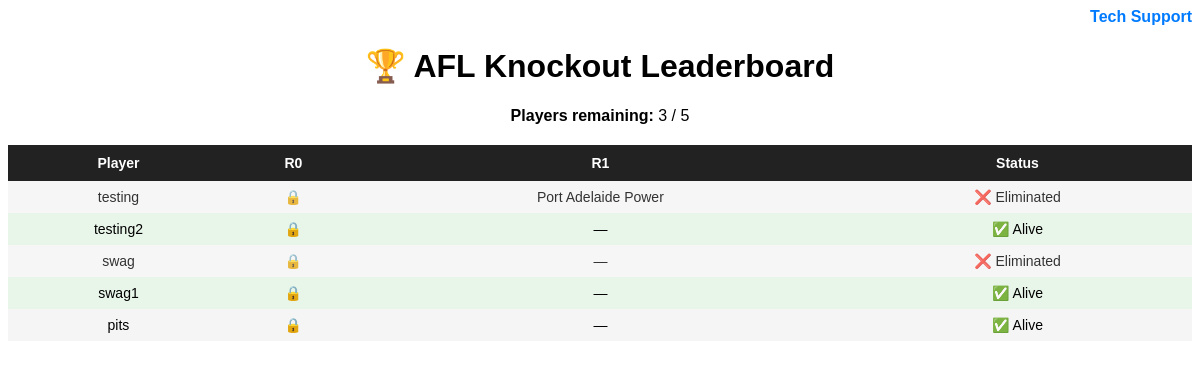
The app's page /leaderboard/ (signed in), older data.
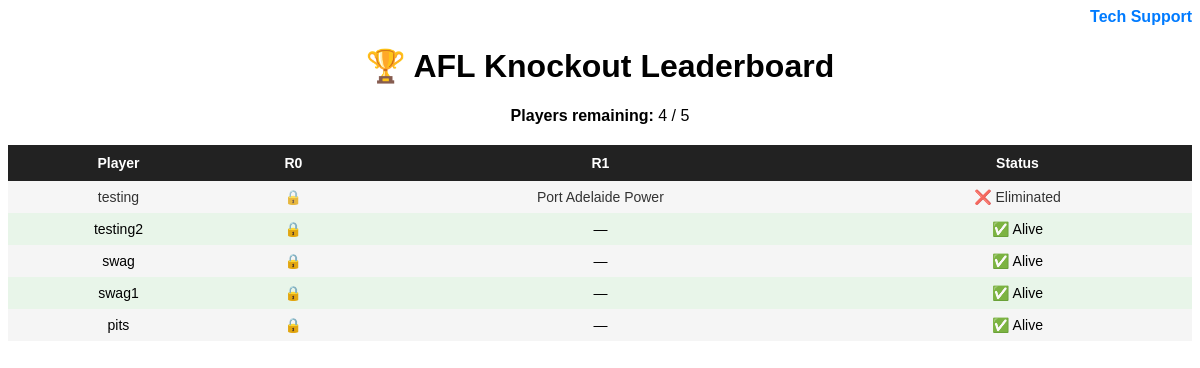
The same page, newer data.
### competition/models.py (models this page shows, shortened)
class Round(models.Model):
    number = models.IntegerField()
    completed = models.BooleanField(default=False)
    lockout_time = models.DateTimeField()
    class Meta:
        ordering = ["number"]

class Player(models.Model):
    user = models.OneToOneField(User, on_delete=models.CASCADE)
    eliminated = models.BooleanField(default=False)

class Tip(models.Model):
    player = models.ForeignKey(Player, on_delete=models.CASCADE)
    round = models.ForeignKey(Round, on_delete=models.CASCADE)
    team = models.ForeignKey(Team, on_delete=models.CASCADE)
    margin = models.IntegerField(null=True, blank=True)
    class Meta:
        unique_together = ("player", "round")

class Team(models.Model):
    name = models.CharField(max_length=100)

### competition/views.py (the view)
# urls.py: path("leaderboard/", views.leaderboard, name="leaderboard"),
@login_required
def leaderboard(request):
    players = Player.objects.select_related("user").all()
    rounds = Round.objects.order_by("number")
    alive_players = players.filter(eliminated=False).count()
    total_players = players.count()
    tips = Tip.objects.select_related("team", "round", "player")
    matches = Match.objects.select_related("winner")
    rows = []
    for player in players:
        player_row = {
            "player": player,
            "tips": []
        }
        for round in rounds:
            tip = tips.filter(player=player, round=round).first()
            winner = None
            if tip:
                match = Match.objects.filter(
                    round=round,
                    team1=tip.team
                ).first() or Match.objects.filter(
                    round=round,
                    team2=tip.team
                ).first()
                if match and match.winner:
                    winner = match.winner_id
            player_row["tips"].append({
                "round": round,
                "tip": tip,
                "winner": winner
            })
        rows.append(player_row)
    winner_lookup = {}
    for match in matches:
     if match.winner:
        winner_lookup[match.team1_id] = match.winner_id
        winner_lookup[match.team2_id] = match.winner_id
    current_round = Round.objects.filter(completed=False).first()
    round_locked = False
    if current_round and timezone.now() > current_round.lockout_time:
        round_locked = True
    return render(request, "leaderboard.html", {
        "players": players,
        "rounds": rounds,
        "rows": rows,
        "winner_lookup": winner_lookup,
        "alive_players": alive_players,
        "total_players": total_players,
        "current_round": current_round,
        "round_locked": round_locked,
    })

### competition/templates/leaderboard.html (shortened to what this page needs)
{% load static %}
<div class="top-bar">
    <a href="{% static 'images/monkey.png' %}" target="_blank">Tech Support</a>
</div>
<h1>🏆 AFL Knockout Leaderboard</h1>
<div class="summary">
    <strong>Players remaining:</strong> {{ alive_players }} / {{ total_players }}
</div>
<table>
<tr>
    <th>Player</th>
    {% for round in rounds %}
        <th>R{{ round.number }}</th>
    {% endfor %}
    <th>Status</th>
</tr>
{% for row in rows %}
<tr class="{% if row.player.eliminated %}eliminated{% else %}alive{% endif %}">
<td>{{ row.player.user.username }}</td>
{% for item in row.tips %}
<td>
{% if item.round.id == current_round.id and not round_locked %}
🔒
{% else %}
    {% if item.tip %}
        {% with winner=item.winner %}
            {% if not winner %}
                {{ item.tip.team.name }}{% if item.tip.margin %} ({{ item.tip.margin }}){% endif %}
            {% else %}
                {% if item.tip.team.id == winner %}
                    <span class="win">✅ {{ item.tip.team.name }} ({{ item.tip.margin }})</span>
                {% else %}
                    <span class="loss" style="color:red;">❌ {{ item.tip.team.name }} ({{ item.tip.margin }})</span>
                {% endif %}
            {% endif %}
        {% endwith %}
    {% else %}
        —
    {% endif %}
{% endif %}
</td>
{% endfor %}
<td>
{% if row.player.eliminated %}
❌ Eliminated
{% else %}
✅ Alive
{% endif %}
</td>
</tr>
{% endfor %}
</table>

### competition/templates/leaderboard.html (style rules this page uses)
.top-bar { display: flex; justify-content: flex-end; margin-bottom: 10px; }
.top-bar a { text-decoration: none; color: #007bff; font-weight: bold; }
h1 { text-align: center; }
.summary { text-align: center; margin-bottom: 20px; }
table { width: 100%; border-collapse: collapse; font-size: 14px; }
th { background-color: #222; color: white; padding: 10px; }
td { padding: 8px; text-align: center; }
tr:nth-child(even) { background-color: #f5f5f5; }
.alive { background-color: #e8f5e9; }
.eliminated { background-color: #ffebee; opacity: 0.8; }

Row changes from the older to the newer data that the page shows:
changed Player "swag": eliminated "❌ Eliminated" → "✅ Alive"
Text that changed along with them:
{{ alive_players }}: "3" → "4"
